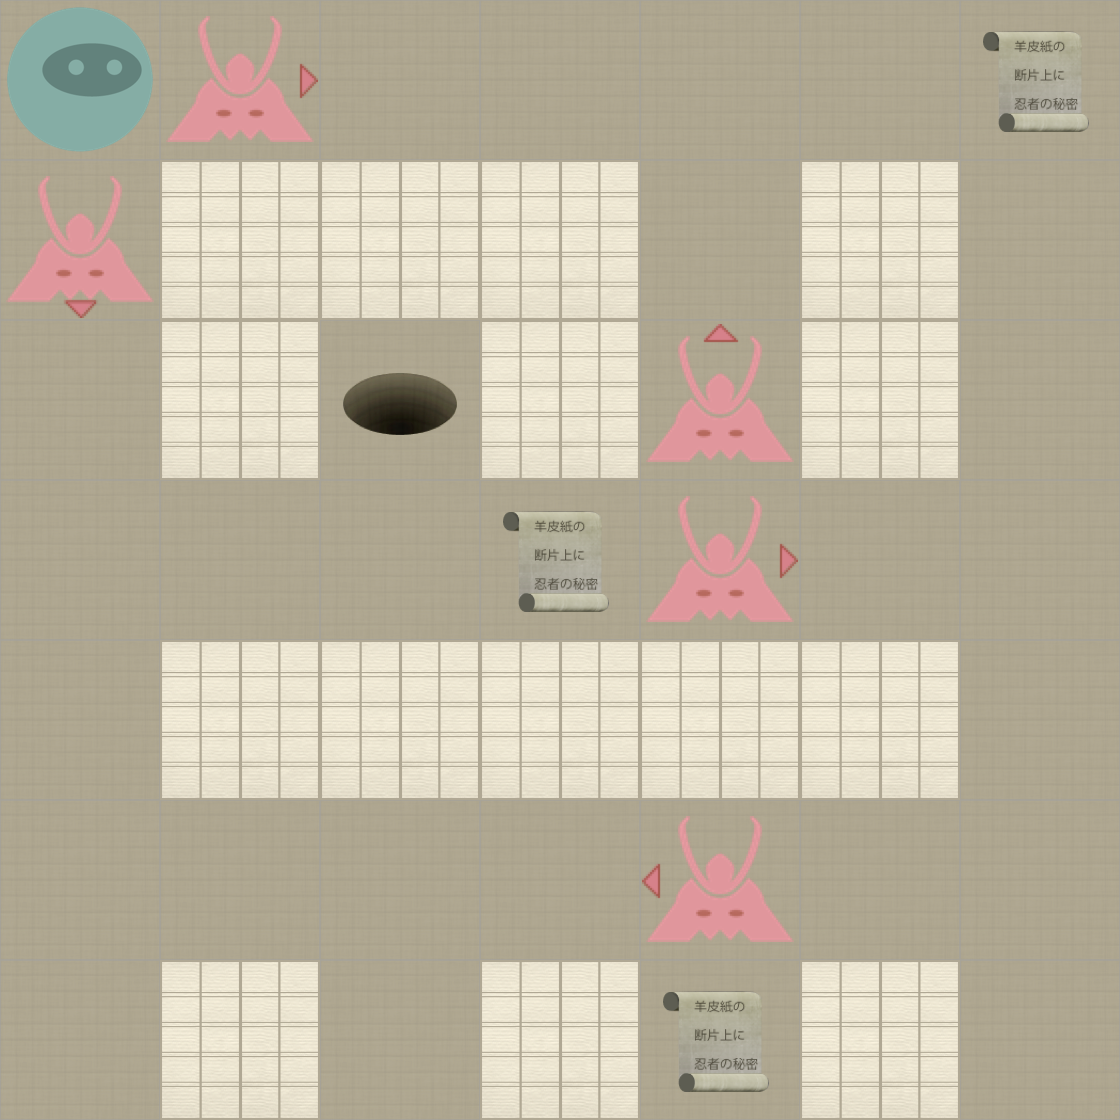

The image is a tile-based game level rendered from a .tmx file. Its description and source (layers, tilesets, objects; grid data summarised) follow:
An orthogonal 7x7 tile map with 160x160 px tiles, 2 tile layers (Level, Actors).

<map version="1.0" orientation="orthogonal" width="7" height="7" tilewidth="160" tileheight="160">
 <properties>
  <property name="moves" value="12" />
 </properties>
 <tileset firstgid="1" name="tiles" tilewidth="160" tileheight="160" spacing="2" margin="2">
  <image source="tiles-ipadhd.png" width="1024" height="1024" />
  <tile id="0">
   <properties>
    <property name="actor" value="exit" />
   </properties>
  </tile>
  <tile id="2">
   <properties>
    <property name="actor" value="guard" />
    <property name="direction" value="down" />
   </properties>
  </tile>
  <tile id="3">
   <properties>
    <property name="actor" value="guard" />
    <property name="direction" value="left" />
   </properties>
  </tile>
  <tile id="4">
   <properties>
    <property name="actor" value="guard" />
    <property name="direction" value="right" />
   </properties>
  </tile>
  <tile id="5">
   <properties>
    <property name="actor" value="guard" />
    <property name="direction" value="up" />
   </properties>
  </tile>
  <tile id="7">
   <properties>
    <property name="actor" value="player" />
   </properties>
  </tile>
  <tile id="8">
   <properties>
    <property name="actor" value="scroll" />
   </properties>
  </tile>
  <tile id="9">
   <properties>
    <property name="wall" value="1" />
   </properties>
  </tile>
 </tileset>
 <layer name="Level" width="7" height="7">
  <data>[49 cells, 49 non-empty, 2 distinct tile ids]</data>
 </layer>
 <layer name="Actors" width="7" height="7">
  <data>[49 cells, 10 non-empty, 7 distinct tile ids]</data>
 </layer>
</map>
